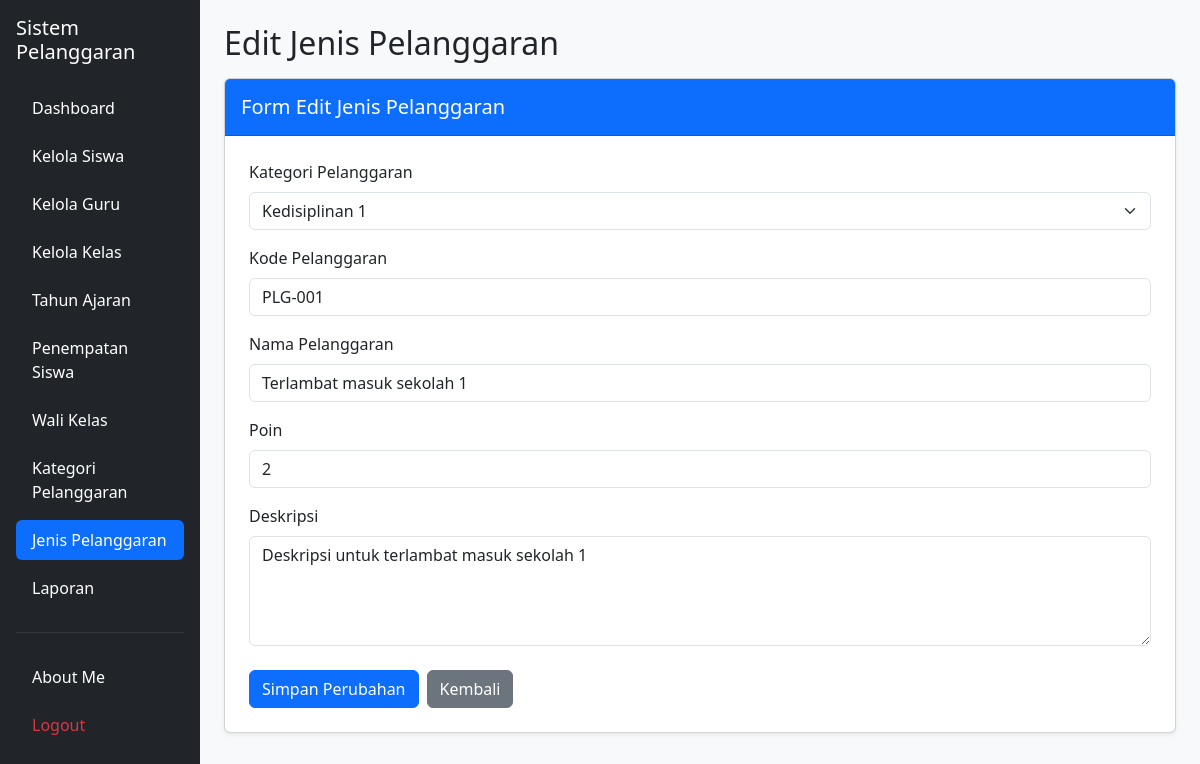
The page /edit_jenis_pelanggaran.php?id=1 (signed in) on the database its author committed.
### tables this page shows
CREATE TABLE `t_pelanggaran` (
  `id` int(11) NOT NULL,
  `pelanggaran_kategori_id` int(11) NOT NULL,
  `kode` varchar(30) NOT NULL,
  `nama` varchar(30) NOT NULL,
  `poin` int(11) NOT NULL,
  `deskripsi` text NOT NULL,
  `status_aktif` tinyint(1) NOT NULL,
  `created_at` timestamp NOT NULL DEFAULT current_timestamp(),
  `update_at` timestamp NOT NULL DEFAULT current_timestamp()
);

CREATE TABLE `t_pelanggaran_kategori` (
  `id` int(11) NOT NULL,
  `nama` varchar(100) NOT NULL,
  `deskripsi` text NOT NULL,
  `status_aktif` tinyint(1) NOT NULL,
  `created_at` timestamp NOT NULL DEFAULT current_timestamp(),
  `update_at` timestamp NOT NULL DEFAULT current_timestamp()
);

### edit_jenis_pelanggaran.php (the view, shortened to what this page needs)
<?php
include "config/koneksi.php";
$id = (int) ($_GET['id'] ?? $_POST['id'] ?? 0);
$stmt = mysqli_prepare(
    $koneksi,
    "SELECT * FROM t_pelanggaran WHERE id = ?"
);
mysqli_stmt_bind_param($stmt, "i", $id);
mysqli_stmt_execute($stmt);
$result = mysqli_stmt_get_result($stmt);
$row = mysqli_fetch_assoc($result);
$kategori = mysqli_query(
    $koneksi,
    "SELECT id, nama FROM t_pelanggaran_kategori ORDER BY nama ASC"
);
?>
<!DOCTYPE html>
<html lang="id">
<head>
    <link href="https://cdn.jsdelivr.net/npm/bootstrap@5.3.8/dist/css/bootstrap.min.css" rel="stylesheet">
</head>
<body class="bg-light">
<div class="container-fluid">
    <div class="row">
        <aside class="col-md-3 col-lg-2 bg-dark min-vh-100 p-3">
            <h5 class="text-white mb-4">Sistem Pelanggaran</h5>
            <ul class="nav nav-pills flex-column gap-2">
                <li class="nav-item">
                    <a href="dashboard.php" class="nav-link text-white">Dashboard</a>
                </li>
                <li class="nav-item">
                    <a href="siswa.php" class="nav-link text-white">Kelola Siswa</a>
                </li>
                <li class="nav-item">
                    <a href="guru.php" class="nav-link text-white">Kelola Guru</a>
                </li>
                <li class="nav-item">
                    <a href="kelas.php" class="nav-link text-white">Kelola Kelas</a>
                </li>
                <li class="nav-item">
                    <a href="tahun_ajaran.php" class="nav-link text-white">Tahun Ajaran</a>
                </li>
                <li class="nav-item">
                    <a href="penempatan_siswa.php" class="nav-link text-white">Penempatan Siswa</a>
                </li>
                <li class="nav-item">
                    <a href="wali_kelas.php" class="nav-link text-white">Wali Kelas</a>
                </li>
                <li class="nav-item">
                    <a href="kategori_pelanggaran.php" class="nav-link text-white">Kategori Pelanggaran</a>
                </li>
                <li class="nav-item">
                    <a href="jenis_pelanggaran.php" class="nav-link active">Jenis Pelanggaran</a>
                </li>
                <li class="nav-item">
                    <a href="laporan.php" class="nav-link text-white">Laporan</a>
                </li>
                <hr class="text-secondary">
                <li class="nav-item">
                    <a href="about_me.php" class="nav-link text-white">About Me</a>
                </li>
                <li class="nav-item">
                    <a href="logout.php" class="nav-link text-danger"
                       onclick="return confirm('Yakin ingin logout?')">
                        Logout
                    </a>
                </li>
            </ul>
        </aside>
        <main class="col-md-9 col-lg-10 p-4">
            <h2 class="mb-3">Edit Jenis Pelanggaran</h2>
            <div class="card shadow-sm">
                <div class="card-header bg-primary text-white py-3">
                    <h5 class="mb-0">Form Edit Jenis Pelanggaran</h5>
                </div>
                <div class="card-body p-4">
                    <form method="POST" action="">
                        <div class="mb-3">
                            <label for="pelanggaran_kategori_id" class="form-label">
                                Kategori Pelanggaran
                            </label>
                            <select
                                name="pelanggaran_kategori_id"
                                id="pelanggaran_kategori_id"
                                class="form-select"
                                required
                            >
                                <?php
                                mysqli_data_seek($kategori, 0);
                                while ($k = mysqli_fetch_assoc($kategori)) {
                                ?>
                                    <option
                                        value="<?= (int) $k['id']; ?>"
                                        <?= (int) ($row['pelanggaran_kategori_id'] ?? 0) === (int) $k['id'] ? 'selected' : ''; ?>
                                    >
                                        <?= htmlspecialchars($k['nama']); ?>
                                    </option>
                                <?php } ?>
                            </select>
                        </div>
                        <div class="mb-3">
                            <label for="kode" class="form-label">
                                Kode Pelanggaran
                            </label>
                            <input
                                type="text"
                                name="kode"
                                id="kode"
                                class="form-control"
                                value="<?= htmlspecialchars($row['kode'] ?? ''); ?>"
                                required
                            >
                        </div>
                        <div class="mb-3">
                            <label for="nama" class="form-label">
                                Nama Pelanggaran
                            </label>
                            <input
                                type="text"
                                name="nama"
                                id="nama"
                                class="form-control"
                                value="<?= htmlspecialchars($row['nama'] ?? ''); ?>"
                                required
                            >
                        </div>
                        <div class="mb-3">
                            <label for="poin" class="form-label">
                                Poin
                            </label>
                            <input
                                type="number"
                                name="poin"
                                id="poin"
                                class="form-control"
                                min="0"
                                value="<?= htmlspecialchars((string) ($row['poin'] ?? 0)); ?>"
                                required
                            >
                        </div>
                        <div class="mb-4">
                            <label for="deskripsi" class="form-label">
                                Deskripsi
                            </label>
                            <textarea
                                name="deskripsi"
                                id="deskripsi"
                                class="form-control"
                                rows="4"
                            ><?= htmlspecialchars($row['deskripsi'] ?? ''); ?></textarea>
                        </div>
                        <div class="d-flex flex-wrap gap-2">
                            <button
                                type="submit"
                                name="simpan"
                                class="btn btn-primary"
                            >
                                Simpan Perubahan
                            </button>
                            <a href="jenis_pelanggaran.php" class="btn btn-secondary">
                                Kembali
                            </a>
                        </div>
                    </form>
                </div>
            </div>
        </main>
    </div>
</div>
</body>
</html>

### rows shown on the page
t_pelanggaran: pelanggaran_kategori_id "Kedisiplinan 1", kode "PLG-001", nama "Terlambat masuk sekolah 1", poin "2", deskripsi "Deskripsi untuk terlambat masuk sekolah 1"
